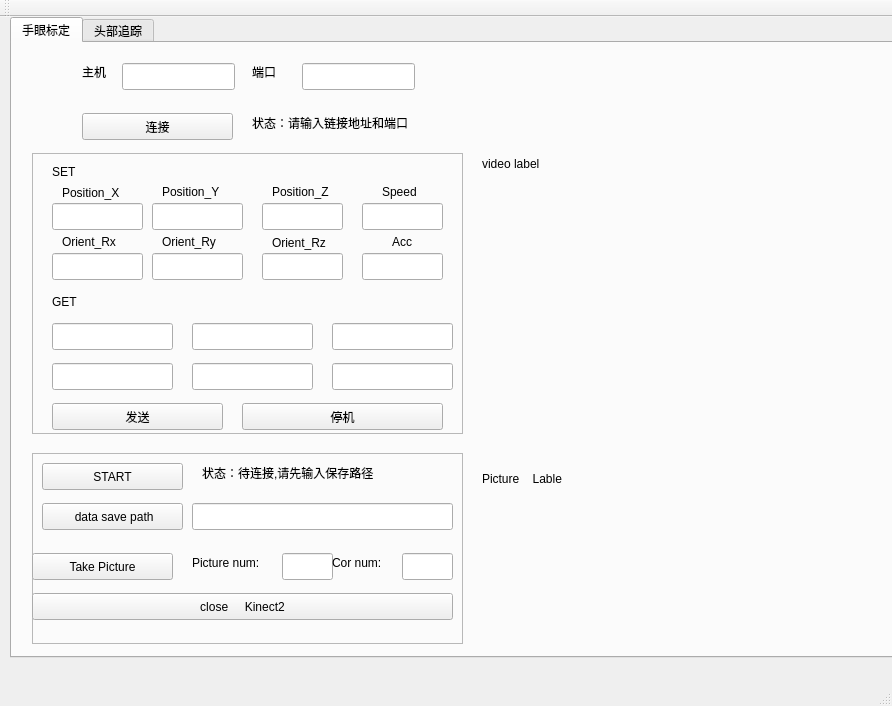
<?xml version="1.0" encoding="UTF-8"?>
<ui version="4.0">
 <class>MainWindow</class>
 <widget class="QMainWindow" name="MainWindow">
  <property name="geometry">
   <rect>
    <x>0</x>
    <y>0</y>
    <width>892</width>
    <height>706</height>
   </rect>
  </property>
  <property name="windowTitle">
   <string>MainWindow</string>
  </property>
  <widget class="QWidget" name="centralWidget">
   <widget class="QTabWidget" name="tabWidget">
    <property name="geometry">
     <rect>
      <x>10</x>
      <y>0</y>
      <width>891</width>
      <height>641</height>
     </rect>
    </property>
    <property name="whatsThis">
     <string>&lt;html&gt;&lt;head/&gt;&lt;body&gt;&lt;p&gt;保存&lt;/p&gt;&lt;/body&gt;&lt;/html&gt;</string>
    </property>
    <property name="currentIndex">
     <number>0</number>
    </property>
    <widget class="QWidget" name="widget">
     <attribute name="title">
      <string>手眼标定</string>
     </attribute>
     <widget class="QLineEdit" name="lineEdit_Host">
      <property name="geometry">
       <rect>
        <x>110</x>
        <y>20</y>
        <width>113</width>
        <height>27</height>
       </rect>
      </property>
     </widget>
     <widget class="QLabel" name="label_PictureShow">
      <property name="geometry">
       <rect>
        <x>470</x>
        <y>290</y>
        <width>331</width>
        <height>291</height>
       </rect>
      </property>
      <property name="text">
       <string>Picture    Lable</string>
      </property>
     </widget>
     <widget class="QLabel" name="label_State">
      <property name="geometry">
       <rect>
        <x>240</x>
        <y>70</y>
        <width>201</width>
        <height>20</height>
       </rect>
      </property>
      <property name="text">
       <string>状态：请输入链接地址和端口</string>
      </property>
     </widget>
     <widget class="QLabel" name="label_video">
      <property name="geometry">
       <rect>
        <x>470</x>
        <y>0</y>
        <width>331</width>
        <height>241</height>
       </rect>
      </property>
      <property name="text">
       <string>video label</string>
      </property>
     </widget>
     <widget class="QLabel" name="label">
      <property name="geometry">
       <rect>
        <x>70</x>
        <y>20</y>
        <width>67</width>
        <height>17</height>
       </rect>
      </property>
      <property name="text">
       <string>主机</string>
      </property>
     </widget>
     <widget class="QFrame" name="frame_2">
      <property name="geometry">
       <rect>
        <x>20</x>
        <y>410</y>
        <width>431</width>
        <height>191</height>
       </rect>
      </property>
      <property name="frameShape">
       <enum>QFrame::StyledPanel</enum>
      </property>
      <property name="frameShadow">
       <enum>QFrame::Raised</enum>
      </property>
      <widget class="QPushButton" name="pushButton_take_picture">
       <property name="geometry">
        <rect>
         <x>0</x>
         <y>100</y>
         <width>141</width>
         <height>27</height>
        </rect>
       </property>
       <property name="text">
        <string>Take Picture</string>
       </property>
      </widget>
      <widget class="QLabel" name="label_11">
       <property name="geometry">
        <rect>
         <x>160</x>
         <y>100</y>
         <width>91</width>
         <height>20</height>
        </rect>
       </property>
       <property name="text">
        <string>Picture num:</string>
       </property>
      </widget>
      <widget class="QLineEdit" name="lineEdit_Pic_num">
       <property name="geometry">
        <rect>
         <x>250</x>
         <y>100</y>
         <width>51</width>
         <height>27</height>
        </rect>
       </property>
      </widget>
      <widget class="QLabel" name="label_14">
       <property name="geometry">
        <rect>
         <x>300</x>
         <y>100</y>
         <width>61</width>
         <height>20</height>
        </rect>
       </property>
       <property name="text">
        <string>Cor num:</string>
       </property>
      </widget>
      <widget class="QLineEdit" name="lineEdit_Cor_num">
       <property name="geometry">
        <rect>
         <x>370</x>
         <y>100</y>
         <width>51</width>
         <height>27</height>
        </rect>
       </property>
      </widget>
      <widget class="QPushButton" name="pushButton_START_Image">
       <property name="geometry">
        <rect>
         <x>10</x>
         <y>10</y>
         <width>141</width>
         <height>27</height>
        </rect>
       </property>
       <property name="text">
        <string>START</string>
       </property>
      </widget>
      <widget class="QPushButton" name="pushButton">
       <property name="geometry">
        <rect>
         <x>10</x>
         <y>50</y>
         <width>141</width>
         <height>27</height>
        </rect>
       </property>
       <property name="text">
        <string> data save path</string>
       </property>
      </widget>
      <widget class="QPushButton" name="pushButton_close_Image">
       <property name="geometry">
        <rect>
         <x>0</x>
         <y>140</y>
         <width>421</width>
         <height>27</height>
        </rect>
       </property>
       <property name="text">
        <string>close     Kinect2</string>
       </property>
      </widget>
      <widget class="QLineEdit" name="lineEdit_datasave_path">
       <property name="geometry">
        <rect>
         <x>160</x>
         <y>50</y>
         <width>261</width>
         <height>27</height>
        </rect>
       </property>
      </widget>
      <widget class="QLabel" name="label_State_Kinect">
       <property name="geometry">
        <rect>
         <x>170</x>
         <y>10</y>
         <width>261</width>
         <height>20</height>
        </rect>
       </property>
       <property name="text">
        <string>状态：待连接,请先输入保存路径</string>
       </property>
      </widget>
     </widget>
     <widget class="QLineEdit" name="lineEdit_Port">
      <property name="geometry">
       <rect>
        <x>290</x>
        <y>20</y>
        <width>113</width>
        <height>27</height>
       </rect>
      </property>
     </widget>
     <widget class="QFrame" name="frame">
      <property name="geometry">
       <rect>
        <x>20</x>
        <y>110</y>
        <width>431</width>
        <height>281</height>
       </rect>
      </property>
      <property name="frameShape">
       <enum>QFrame::StyledPanel</enum>
      </property>
      <property name="frameShadow">
       <enum>QFrame::Raised</enum>
      </property>
      <widget class="QLineEdit" name="lineEdit_PX">
       <property name="geometry">
        <rect>
         <x>20</x>
         <y>50</y>
         <width>91</width>
         <height>27</height>
        </rect>
       </property>
      </widget>
      <widget class="QLineEdit" name="lineEdit_PY">
       <property name="geometry">
        <rect>
         <x>120</x>
         <y>50</y>
         <width>91</width>
         <height>27</height>
        </rect>
       </property>
      </widget>
      <widget class="QLineEdit" name="lineEdit_PZ">
       <property name="geometry">
        <rect>
         <x>230</x>
         <y>50</y>
         <width>81</width>
         <height>27</height>
        </rect>
       </property>
      </widget>
      <widget class="QLineEdit" name="lineEdit_Rx">
       <property name="geometry">
        <rect>
         <x>20</x>
         <y>100</y>
         <width>91</width>
         <height>27</height>
        </rect>
       </property>
      </widget>
      <widget class="QLineEdit" name="lineEdit_Ry">
       <property name="geometry">
        <rect>
         <x>120</x>
         <y>100</y>
         <width>91</width>
         <height>27</height>
        </rect>
       </property>
      </widget>
      <widget class="QLineEdit" name="lineEdit_Rz">
       <property name="geometry">
        <rect>
         <x>230</x>
         <y>100</y>
         <width>81</width>
         <height>27</height>
        </rect>
       </property>
      </widget>
      <widget class="QLabel" name="label_4">
       <property name="geometry">
        <rect>
         <x>30</x>
         <y>30</y>
         <width>81</width>
         <height>20</height>
        </rect>
       </property>
       <property name="text">
        <string>Position_X</string>
       </property>
      </widget>
      <widget class="QLabel" name="label_5">
       <property name="geometry">
        <rect>
         <x>130</x>
         <y>30</y>
         <width>91</width>
         <height>17</height>
        </rect>
       </property>
       <property name="text">
        <string>Position_Y</string>
       </property>
      </widget>
      <widget class="QLabel" name="label_6">
       <property name="geometry">
        <rect>
         <x>240</x>
         <y>30</y>
         <width>81</width>
         <height>17</height>
        </rect>
       </property>
       <property name="text">
        <string>Position_Z</string>
       </property>
      </widget>
      <widget class="QLabel" name="label_7">
       <property name="geometry">
        <rect>
         <x>30</x>
         <y>80</y>
         <width>81</width>
         <height>17</height>
        </rect>
       </property>
       <property name="text">
        <string>Orient_Rx</string>
       </property>
      </widget>
      <widget class="QLabel" name="label_8">
       <property name="geometry">
        <rect>
         <x>130</x>
         <y>80</y>
         <width>91</width>
         <height>17</height>
        </rect>
       </property>
       <property name="text">
        <string>Orient_Ry</string>
       </property>
      </widget>
      <widget class="QLabel" name="label_9">
       <property name="geometry">
        <rect>
         <x>240</x>
         <y>80</y>
         <width>71</width>
         <height>20</height>
        </rect>
       </property>
       <property name="text">
        <string>Orient_Rz</string>
       </property>
      </widget>
      <widget class="QPushButton" name="pushButton_sendPosition">
       <property name="geometry">
        <rect>
         <x>20</x>
         <y>250</y>
         <width>171</width>
         <height>27</height>
        </rect>
       </property>
       <property name="text">
        <string>发送</string>
       </property>
      </widget>
      <widget class="QPushButton" name="pushButton_stop">
       <property name="geometry">
        <rect>
         <x>210</x>
         <y>250</y>
         <width>201</width>
         <height>27</height>
        </rect>
       </property>
       <property name="text">
        <string>停机</string>
       </property>
      </widget>
      <widget class="QLabel" name="label_Speed">
       <property name="geometry">
        <rect>
         <x>350</x>
         <y>30</y>
         <width>67</width>
         <height>17</height>
        </rect>
       </property>
       <property name="text">
        <string>Speed</string>
       </property>
      </widget>
      <widget class="QLabel" name="label_Acc">
       <property name="geometry">
        <rect>
         <x>360</x>
         <y>80</y>
         <width>41</width>
         <height>17</height>
        </rect>
       </property>
       <property name="text">
        <string>Acc</string>
       </property>
      </widget>
      <widget class="QLineEdit" name="lineEdit_Speed">
       <property name="geometry">
        <rect>
         <x>330</x>
         <y>50</y>
         <width>81</width>
         <height>27</height>
        </rect>
       </property>
      </widget>
      <widget class="QLineEdit" name="lineEdit_Acc">
       <property name="geometry">
        <rect>
         <x>330</x>
         <y>100</y>
         <width>81</width>
         <height>27</height>
        </rect>
       </property>
      </widget>
      <widget class="QLabel" name="label_3">
       <property name="geometry">
        <rect>
         <x>20</x>
         <y>10</y>
         <width>67</width>
         <height>17</height>
        </rect>
       </property>
       <property name="text">
        <string>SET</string>
       </property>
      </widget>
      <widget class="QLabel" name="label_10">
       <property name="geometry">
        <rect>
         <x>20</x>
         <y>140</y>
         <width>67</width>
         <height>17</height>
        </rect>
       </property>
       <property name="text">
        <string>GET</string>
       </property>
      </widget>
      <widget class="QLineEdit" name="lineEdit_Rx_read">
       <property name="geometry">
        <rect>
         <x>20</x>
         <y>170</y>
         <width>121</width>
         <height>27</height>
        </rect>
       </property>
      </widget>
      <widget class="QLineEdit" name="lineEdit_Ry_read">
       <property name="geometry">
        <rect>
         <x>160</x>
         <y>170</y>
         <width>121</width>
         <height>27</height>
        </rect>
       </property>
      </widget>
      <widget class="QLineEdit" name="lineEdit_Rz_read">
       <property name="geometry">
        <rect>
         <x>300</x>
         <y>170</y>
         <width>121</width>
         <height>27</height>
        </rect>
       </property>
      </widget>
      <widget class="QLineEdit" name="lineEdit_tx_read">
       <property name="geometry">
        <rect>
         <x>20</x>
         <y>210</y>
         <width>121</width>
         <height>27</height>
        </rect>
       </property>
      </widget>
      <widget class="QLineEdit" name="lineEdit_ty_read">
       <property name="geometry">
        <rect>
         <x>160</x>
         <y>210</y>
         <width>121</width>
         <height>27</height>
        </rect>
       </property>
      </widget>
      <widget class="QLineEdit" name="lineEdit_tz_read">
       <property name="geometry">
        <rect>
         <x>300</x>
         <y>210</y>
         <width>121</width>
         <height>27</height>
        </rect>
       </property>
      </widget>
     </widget>
     <widget class="QLabel" name="label_2">
      <property name="geometry">
       <rect>
        <x>240</x>
        <y>20</y>
        <width>67</width>
        <height>17</height>
       </rect>
      </property>
      <property name="text">
       <string>端口</string>
      </property>
     </widget>
     <widget class="QPushButton" name="pushButton_Connect">
      <property name="geometry">
       <rect>
        <x>70</x>
        <y>70</y>
        <width>151</width>
        <height>27</height>
       </rect>
      </property>
      <property name="text">
       <string>连接</string>
      </property>
     </widget>
    </widget>
    <widget class="QWidget" name="tab_4">
     <attribute name="title">
      <string>头部追踪</string>
     </attribute>
     <widget class="QFrame" name="frame_3">
      <property name="geometry">
       <rect>
        <x>0</x>
        <y>10</y>
        <width>381</width>
        <height>261</height>
       </rect>
      </property>
      <property name="frameShape">
       <enum>QFrame::StyledPanel</enum>
      </property>
      <property name="frameShadow">
       <enum>QFrame::Raised</enum>
      </property>
      <widget class="QLabel" name="label_State_2">
       <property name="geometry">
        <rect>
         <x>10</x>
         <y>30</y>
         <width>291</width>
         <height>20</height>
        </rect>
       </property>
       <property name="text">
        <string>机械臂状态：待连接</string>
       </property>
      </widget>
      <widget class="QPushButton" name="pushButton_Connect_2">
       <property name="geometry">
        <rect>
         <x>10</x>
         <y>70</y>
         <width>151</width>
         <height>27</height>
        </rect>
       </property>
       <property name="text">
        <string>连接</string>
       </property>
      </widget>
      <widget class="QPushButton" name="pushButton_stop_2">
       <property name="geometry">
        <rect>
         <x>170</x>
         <y>70</y>
         <width>201</width>
         <height>27</height>
        </rect>
       </property>
       <property name="text">
        <string>停机</string>
       </property>
      </widget>
      <widget class="QLabel" name="label_TCP_position2">
       <property name="geometry">
        <rect>
         <x>10</x>
         <y>110</y>
         <width>67</width>
         <height>17</height>
        </rect>
       </property>
       <property name="text">
        <string>TCP 位姿</string>
       </property>
      </widget>
      <widget class="QLineEdit" name="lineEdit_PX_2">
       <property name="geometry">
        <rect>
         <x>30</x>
         <y>150</y>
         <width>91</width>
         <height>27</height>
        </rect>
       </property>
      </widget>
      <widget class="QLabel" name="label_12">
       <property name="geometry">
        <rect>
         <x>40</x>
         <y>190</y>
         <width>81</width>
         <height>20</height>
        </rect>
       </property>
       <property name="text">
        <string>Position_X</string>
       </property>
      </widget>
      <widget class="QLineEdit" name="lineEdit_PY_2">
       <property name="geometry">
        <rect>
         <x>160</x>
         <y>150</y>
         <width>91</width>
         <height>27</height>
        </rect>
       </property>
      </widget>
      <widget class="QLabel" name="label_13">
       <property name="geometry">
        <rect>
         <x>160</x>
         <y>130</y>
         <width>91</width>
         <height>17</height>
        </rect>
       </property>
       <property name="text">
        <string>Orient_Ry</string>
       </property>
      </widget>
      <widget class="QLabel" name="label_15">
       <property name="geometry">
        <rect>
         <x>290</x>
         <y>190</y>
         <width>81</width>
         <height>17</height>
        </rect>
       </property>
       <property name="text">
        <string>Position_Z</string>
       </property>
      </widget>
      <widget class="QLabel" name="label_16">
       <property name="geometry">
        <rect>
         <x>40</x>
         <y>130</y>
         <width>81</width>
         <height>17</height>
        </rect>
       </property>
       <property name="text">
        <string>Orient_Rx</string>
       </property>
      </widget>
      <widget class="QLineEdit" name="lineEdit_PZ_2">
       <property name="geometry">
        <rect>
         <x>280</x>
         <y>150</y>
         <width>81</width>
         <height>27</height>
        </rect>
       </property>
      </widget>
      <widget class="QLineEdit" name="lineEdit_Ry_2">
       <property name="geometry">
        <rect>
         <x>160</x>
         <y>210</y>
         <width>91</width>
         <height>27</height>
        </rect>
       </property>
      </widget>
      <widget class="QLineEdit" name="lineEdit_Rz_2">
       <property name="geometry">
        <rect>
         <x>280</x>
         <y>210</y>
         <width>81</width>
         <height>27</height>
        </rect>
       </property>
      </widget>
      <widget class="QLabel" name="label_17">
       <property name="geometry">
        <rect>
         <x>290</x>
         <y>130</y>
         <width>71</width>
         <height>20</height>
        </rect>
       </property>
       <property name="text">
        <string>Orient_Rz</string>
       </property>
      </widget>
      <widget class="QLabel" name="label_18">
       <property name="geometry">
        <rect>
         <x>160</x>
         <y>190</y>
         <width>91</width>
         <height>17</height>
        </rect>
       </property>
       <property name="text">
        <string>Position_Y</string>
       </property>
      </widget>
      <widget class="QLineEdit" name="lineEdit_Rx_2">
       <property name="geometry">
        <rect>
         <x>30</x>
         <y>210</y>
         <width>91</width>
         <height>27</height>
        </rect>
       </property>
      </widget>
     </widget>
     <widget class="QFrame" name="frame_4">
      <property name="geometry">
       <rect>
        <x>0</x>
        <y>290</y>
        <width>381</width>
        <height>281</height>
       </rect>
      </property>
      <property name="frameShape">
       <enum>QFrame::StyledPanel</enum>
      </property>
      <property name="frameShadow">
       <enum>QFrame::Raised</enum>
      </property>
      <widget class="QPushButton" name="pushButton_get_weizi">
       <property name="geometry">
        <rect>
         <x>20</x>
         <y>80</y>
         <width>99</width>
         <height>27</height>
        </rect>
       </property>
       <property name="text">
        <string>读取位姿</string>
       </property>
      </widget>
      <widget class="QPushButton" name="pushButton_trackHead">
       <property name="geometry">
        <rect>
         <x>140</x>
         <y>80</y>
         <width>99</width>
         <height>27</height>
        </rect>
       </property>
       <property name="text">
        <string>开始追踪</string>
       </property>
      </widget>
      <widget class="QPushButton" name="pushButton_stoptrack">
       <property name="geometry">
        <rect>
         <x>260</x>
         <y>80</y>
         <width>99</width>
         <height>27</height>
        </rect>
       </property>
       <property name="text">
        <string>停止追踪</string>
       </property>
      </widget>
      <widget class="QPushButton" name="pushButton_stopKinect2_2">
       <property name="geometry">
        <rect>
         <x>20</x>
         <y>220</y>
         <width>341</width>
         <height>27</height>
        </rect>
       </property>
       <property name="text">
        <string>Stop  Kinect2</string>
       </property>
      </widget>
      <widget class="QPushButton" name="pushButton_startKinect2_2">
       <property name="geometry">
        <rect>
         <x>20</x>
         <y>10</y>
         <width>99</width>
         <height>27</height>
        </rect>
       </property>
       <property name="text">
        <string>Start Kinect2</string>
       </property>
      </widget>
      <widget class="QLabel" name="label_State_Kinect_2">
       <property name="geometry">
        <rect>
         <x>130</x>
         <y>10</y>
         <width>261</width>
         <height>20</height>
        </rect>
       </property>
       <property name="text">
        <string>状态：待连接,输入手眼数据路径</string>
       </property>
      </widget>
      <widget class="QLabel" name="label_handeye_path">
       <property name="geometry">
        <rect>
         <x>20</x>
         <y>50</y>
         <width>171</width>
         <height>20</height>
        </rect>
       </property>
       <property name="text">
        <string>Hand  Eye  Position Path</string>
       </property>
      </widget>
      <widget class="QLineEdit" name="lineEdit_handeyedata_path">
       <property name="geometry">
        <rect>
         <x>190</x>
         <y>50</y>
         <width>171</width>
         <height>27</height>
        </rect>
       </property>
      </widget>
      <widget class="QLineEdit" name="lineEdit_target_X">
       <property name="geometry">
        <rect>
         <x>20</x>
         <y>120</y>
         <width>101</width>
         <height>27</height>
        </rect>
       </property>
      </widget>
      <widget class="QLineEdit" name="lineEdit_target_Y">
       <property name="geometry">
        <rect>
         <x>140</x>
         <y>120</y>
         <width>113</width>
         <height>27</height>
        </rect>
       </property>
      </widget>
      <widget class="QLineEdit" name="lineEdit_target_Z">
       <property name="geometry">
        <rect>
         <x>260</x>
         <y>120</y>
         <width>113</width>
         <height>27</height>
        </rect>
       </property>
      </widget>
      <widget class="QLineEdit" name="lineEdit_target_Rx">
       <property name="geometry">
        <rect>
         <x>20</x>
         <y>160</y>
         <width>101</width>
         <height>27</height>
        </rect>
       </property>
      </widget>
      <widget class="QLineEdit" name="lineEdit_target_Ry">
       <property name="geometry">
        <rect>
         <x>140</x>
         <y>160</y>
         <width>113</width>
         <height>27</height>
        </rect>
       </property>
      </widget>
      <widget class="QLineEdit" name="lineEdit_target_Rz">
       <property name="geometry">
        <rect>
         <x>260</x>
         <y>160</y>
         <width>113</width>
         <height>27</height>
        </rect>
       </property>
      </widget>
     </widget>
     <widget class="QLabel" name="label_headtracking">
      <property name="geometry">
       <rect>
        <x>410</x>
        <y>300</y>
        <width>461</width>
        <height>281</height>
       </rect>
      </property>
      <property name="text">
       <string>头部追踪视频</string>
      </property>
     </widget>
     <widget class="QLabel" name="label_20">
      <property name="geometry">
       <rect>
        <x>410</x>
        <y>20</y>
        <width>411</width>
        <height>251</height>
       </rect>
      </property>
      <property name="text">
       <string>头部点云模型</string>
      </property>
     </widget>
    </widget>
   </widget>
  </widget>
  <widget class="QMenuBar" name="menuBar">
   <property name="geometry">
    <rect>
     <x>0</x>
     <y>0</y>
     <width>892</width>
     <height>31</height>
    </rect>
   </property>
  </widget>
  <widget class="QToolBar" name="mainToolBar">
   <attribute name="toolBarArea">
    <enum>TopToolBarArea</enum>
   </attribute>
   <attribute name="toolBarBreak">
    <bool>false</bool>
   </attribute>
  </widget>
  <widget class="QStatusBar" name="statusBar"/>
 </widget>
 <layoutdefault spacing="6" margin="11"/>
 <resources/>
 <connections/>
</ui>
